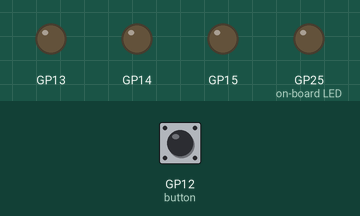
This program was run on a simulated Raspberry Pi Pico running MicroPython. Parts: output pins drawn as LEDs (lit = HIGH). The inputs (shaded band) are chosen by the test bench; at power-on: GP12 (button) LOW.

Above: at 2.8 s.
2.9 s: GP12 (button) pulled HIGH for 1 s
At 3.3 s:
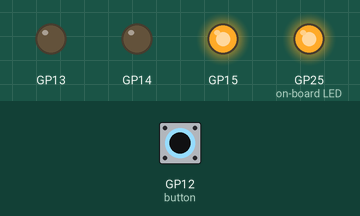
At 3.8 s:
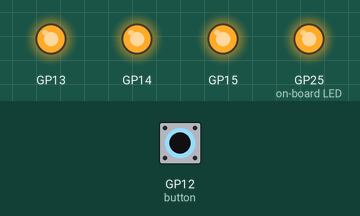
5.9 s: GP12 (button) pulled HIGH for 3.2 s
At 6.1 s:
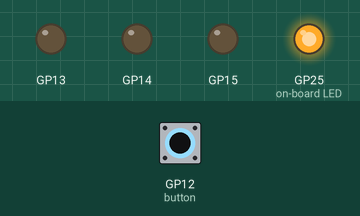
Timing chart, 0 to 11.3 s (numbered marks = the images above; inputs shaded):
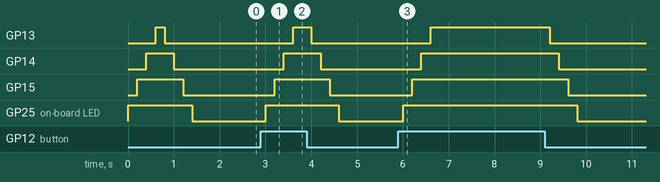

Measured:
- after the input at 2.9 s, GP13: LOW → HIGH after 0.70 s, → LOW 0.40 s later; GP14: LOW → HIGH after 0.50 s, → LOW 0.80 s later; GP15: LOW → HIGH after 0.30 s, → LOW 1.2 s later; GP25 (on-board LED): LOW → HIGH after 0.10 s, → LOW 1.6 s later
- after the input at 5.9 s, GP13: LOW → HIGH after 0.70 s, → LOW 2.6 s later; GP14: LOW → HIGH after 0.50 s, → LOW 3.0 s later; GP15: LOW → HIGH after 0.30 s, → LOW 3.4 s later; GP25 (on-board LED): LOW → HIGH after 0.10 s, → LOW 3.8 s later

The program:

blink.py
```python
from machine import Pin
from time import sleep

class SequentialLed():
    ledObjs = [];

    def __init__(self, ledPins: list):

        for led in ledPins:
            led = Pin(led, Pin.OUT)
            led.value(0)
            self.ledObjs.append(led)


    def toggle(self, interval :int, reverse: bool):

        ledList = self.ledObjs if not reverse else reversed(self.ledObjs)

        for led in ledList:
            led.toggle()
            sleep(interval)

    def toggleNextUp(self):
        for led in self.ledObjs:
            if led.value() == 0:
                led.value(1)
                break

    def toggleNextDown(self):
        for led in reversed(self.ledObjs):
            if led.value() == 1:
                led.value(0)
                break

    def toggleNext(self, onElseOff :bool):
        if onElseOff:
            self.toggleNextUp()
        else:
            self.toggleNextDown()


button = machine.Pin(12, machine.Pin.IN, machine.Pin.PULL_DOWN)


sequentialLed = SequentialLed(["LED", 15, 14, 13])
sequentialLed.toggle(0.2,False)
sequentialLed.toggle(0.2,True)
idx = 0;

while True:
    idx = sequentialLed.toggleNext(button.value() == 1)
    sleep(0.2)
```
